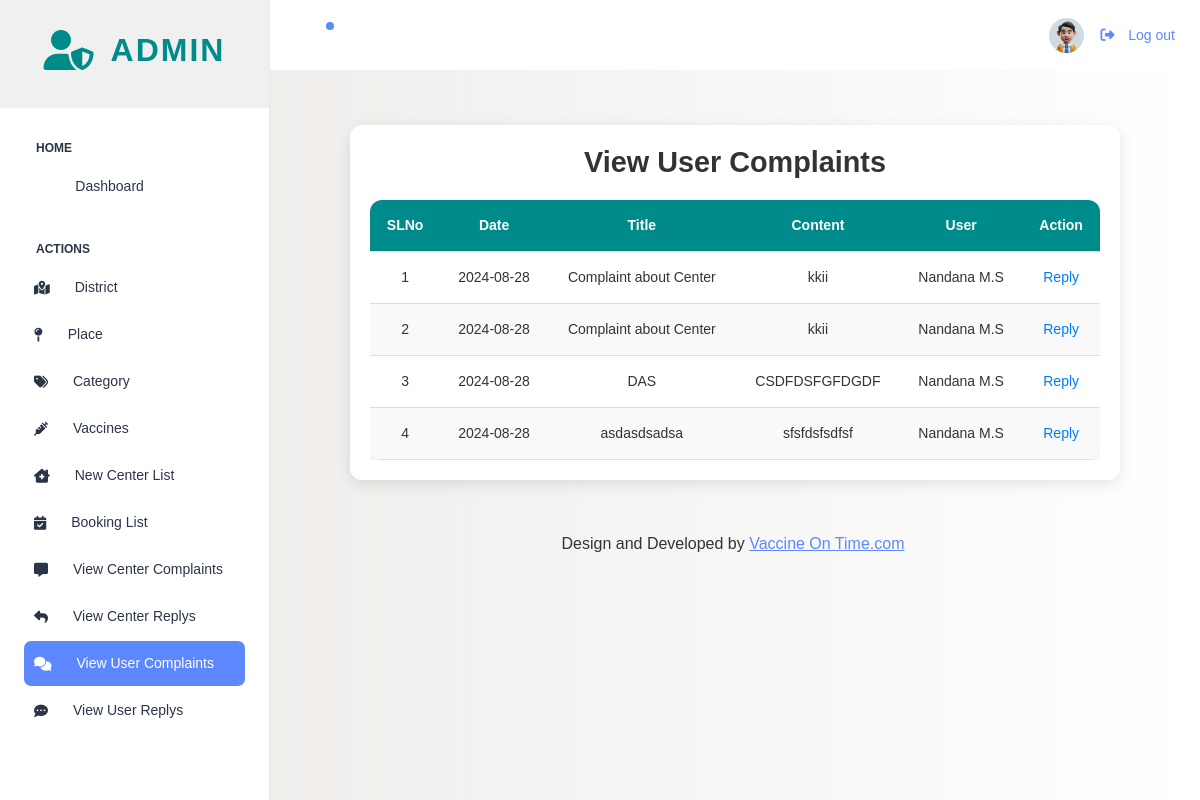
Before: /PROJECT/Admin/Viewcomplaints.php with the older database file.
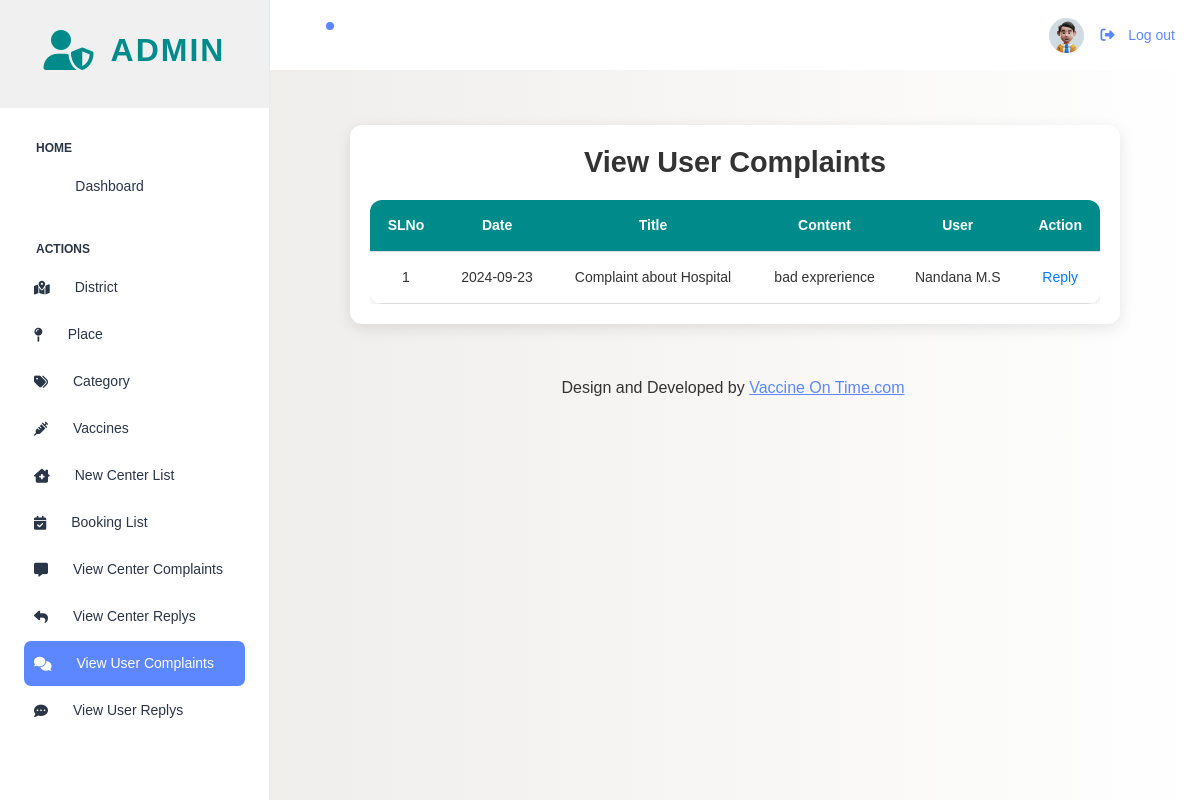
After: the same page with the newer database file.
### tables this page shows
CREATE TABLE `tbl_complaint` (
  `complaint_id` int(11) NOT NULL,
  `complaint_title` varchar(50) NOT NULL,
  `complaint_content` varchar(50) NOT NULL,
  `complaint_reply` varchar(50) NOT NULL,
  `complaint_status` int(50) NOT NULL DEFAULT 0,
  `complaint_date` varchar(50) NOT NULL,
  `user_id` int(11) NOT NULL,
  `center_id` int(11) NOT NULL
);

CREATE TABLE `tbl_newuser` (
  `user_id` int(11) NOT NULL,
  `place_id` int(11) NOT NULL,
  `user_name` varchar(50) NOT NULL,
  `user_gender` varchar(50) NOT NULL,
  `user_dob` varchar(50) NOT NULL,
  `user_address` varchar(100) NOT NULL,
  `user_contact` varchar(100) NOT NULL,
  `user_email` varchar(100) NOT NULL,
  `user_password` varchar(100) NOT NULL,
  `user_photo` varchar(500) NOT NULL,
  `user_proof` varchar(100) NOT NULL
);

### PROJECT/Admin/Viewcomplaints.php (the view, shortened to what this page needs)
<?php
include('../Assets/connection/connection.php');
include('Head.php');
?>
<!DOCTYPE html>
<html lang="en">
<head>
</head>
<body>
  <div class="container">
    <h2>View User Complaints</h2>
    <div class="table-responsive">
      <table class="complaint-table">
        <thead>
          <tr>
            <th>SLNo</th>
            <th>Date</th>
            <th>Title</th>
            <th>Content</th>
            <th>User</th>
            <th>Action</th>
          </tr>
        </thead>
        <tbody>
          <?php
          $i = 0;
          $sel = "SELECT * FROM tbl_complaint c INNER JOIN tbl_newuser u ON c.user_id = u.user_id";
          $row = $con->query($sel);
          while ($data = $row->fetch_assoc()) {
              $i++;
              ?>
              <tr>
                <td><?php echo $i ?></td>
                <td><?php echo $data['complaint_date'] ?></td>
                <td><?php echo $data['complaint_title'] ?></td>
                <td><?php echo $data['complaint_content'] ?></td>
                <td><?php echo $data['user_name'] ?></td>
                <td><a href="Reply.php?repliID=<?php echo $data['complaint_id'] ?>">Reply</a></td>
              </tr>
              <?php
          }
          ?>
        </tbody>
      </table>
    </div>
  </div>
  <?php include('Foot.php'); ?>
</body>
</html>

### PROJECT/Admin/Head.php (shortened to what this page needs)
<!doctype html>
<html lang="en">
<head>
  <link rel="stylesheet" href="../Assets/Templetes/Admin/assets/css/styles.min.css" />
  <link rel="stylesheet" href="https://cdnjs.cloudflare.com/ajax/libs/font-awesome/6.4.0/css/all.min.css">
</head>
<body>
  <div class="page-wrapper" id="main-wrapper" data-layout="vertical" data-navbarbg="skin6" data-sidebartype="full"
    data-sidebar-position="fixed" data-header-position="fixed">
    <aside class="left-sidebar">
      <div>
        <div class="brand-logo d-flex align-items-center justify-content-between">
          <a href="./index.html" class="text-nowrap logo-img w-100">
            <h1 class="admin-title">
              <i class="fas fa-user-shield"></i>
              <span>ADMIN</span>
            </h1>
          </a>
        </div>
        <nav class="sidebar-nav scroll-sidebar" data-simplebar="">
          <ul id="sidebarnav">
            <li class="nav-small-cap">
              <span class="hide-menu">Home</span>
            </li>
            <li class="sidebar-item">
              <a class="sidebar-link" href="Homepage.php" aria-expanded="false">
                <span>
                  <i class="ti ti-layout-dashboard"></i>
                </span>
                <span class="hide-menu">Dashboard</span>
              </a>
            </li>
            <li class="nav-small-cap">
              <span class="hide-menu">Actions</span>
            </li>
            <li class="sidebar-item">
              <a class="sidebar-link" href="District.php" aria-expanded="false">
                <span>
                <i class="fas fa-map-marked-alt"></i>
                </span>
                <span class="hide-menu">District</span>
              </a>
            </li>
            <li class="sidebar-item">
              <a class="sidebar-link" href="Place.php" aria-expanded="false">
                <span>
                <i class="fas fa-map-pin"></i>
                </span>
                <span class="hide-menu">Place</span>
              </a>
            </li>
            <li class="sidebar-item">
              <a class="sidebar-link" href="Category.php" aria-expanded="false">
                <span>
                <i class="fas fa-tags"></i>
                </span>
                <span class="hide-menu">Category</span>
              </a>
            </li>
            <li class="sidebar-item">
              <a class="sidebar-link" href="Vaccine.php" aria-expanded="false">
                <span>
                <i class="fas fa-syringe"></i>
                </span>
                <span class="hide-menu">Vaccines</span>
              </a>
            </li>
            <li class="sidebar-item">
              <a class="sidebar-link" href="Newcenter.php" aria-expanded="false">
                <span>
                <i class="fas fa-clinic-medical"></i>
                </span>
                <span class="hide-menu">New Center List</span>
              </a>
            </li>
            <li class="sidebar-item">
              <a class="sidebar-link" href="ViewAllBooking.php" aria-expanded="false">
                <span>
                <i class="fas fa-calendar-check"></i>
                </span>
                <span class="hide-menu">Booking List</span>
              </a>
            </li>
            <li class="sidebar-item">
              <a class="sidebar-link" href="Viewcentercomplaints.php" aria-expanded="false">
                <span>
                <i class="fas fa-comment-alt"></i>
                </span>
                <span class="hide-menu">View Center Complaints</span>
              </a>
            </li>
            <li class="sidebar-item">
              <a class="sidebar-link" href="Viewcenterreplys.php" aria-expanded="false">
                <span>
                <i class="fas fa-reply"></i>
                </span>
                <span class="hide-menu">View Center Replys</span>
              </a>
            </li>
            <li class="sidebar-item">
              <a class="sidebar-link" href="Viewcomplaints.php" aria-expanded="false">
                <span>
                <i class="fas fa-comments"></i>
                </span>
                <span class="hide-menu">View User Complaints</span>
              </a>
            </li>
            <li class="sidebar-item">
              <a class="sidebar-link" href="viewreplys.php" aria-expanded="false">
                <span>
                <i class="fas fa-comment-dots"></i>
                </span>
                <span class="hide-menu">View User Replys</span>
              </a>
            </li>
            <br><br>
        </nav>
      </div>
    </aside>
    <div class="body-wrapper">
      <header class="app-header">
        <nav class="navbar navbar-expand-lg navbar-light">
          <ul class="navbar-nav">
            <li class="nav-item">
              <a class="nav-link nav-icon-hover" href="javascript:void(0)">
                <i class="ti ti-bell-ringing"></i>
                <div class="notification bg-primary rounded-circle"></div>
              </a>
            </li>
          </ul>
          <div class="navbar-collapse justify-content-end px-0" id="navbarNav">
            <ul class="navbar-nav flex-row ms-auto align-items-center justify-content-end">
              <li class="nav-item dropdown">
                <a class="nav-link nav-icon-hover" href="javascript:void(0)" id="drop2" data-bs-toggle="dropdown"
                  aria-expanded="false">
                  <img src="../Assets/Templetes/Admin/assets/images/profile/user-1.jpg" alt="" width="35" height="35" class="rounded-circle">
                </a>
              </li>
              <a class="sidebar-link" href="../Logout.php" aria-expanded="false">
                <span>
                <i class="fas fa-sign-out-alt"></i>
                </span>
                <span class="hide-menu">Log out</span>
              </a>
            </ul>
          </div>
        </nav>
      </header>
      <div class="container-fluid">
      <div class="row">

### PROJECT/Admin/Foot.php (shortened to what this page needs)
<div class="py-6 px-6 text-center">
          <p class="mb-0 fs-4">Design and Developed by <a href="https://adminmart.com/" target="_blank" class="pe-1 text-primary text-decoration-underline">Vaccine On Time.com</a> </p>
        </div>
      </div>
    </div>
  </div>
</body>
</html>

### PROJECT/Admin/Head.php (style rules this page uses)
.brand-logo { padding: 30px 15px; background-color: #f0f0f0; }
.admin-title { font-size: 32px; font-weight: bold; color: #008b8b; text-transform: uppercase; letter-spacing: 2px; display: flex; align-items: center; justify-content: center; width: 100%; }
.admin-title i { font-size: 40px; margin-right: 15px; color: #008b8b; }
.admin-title span { display: inline-block; vertical-align: middle; }
.sidebar-link i { margin-right: 10px; }

### PROJECT/Admin/Viewcomplaints.php (style rules this page uses)
* { margin: 0; padding: 0; box-sizing: border-box; font-family: 'Poppins', sans-serif; }
body { background: linear-gradient(to right, #ece9e6, #ffffff); color: #333; }
.container { width: 85%; margin: 40px auto; padding: 20px; max-width: 900px; background: #fff; border-radius: 12px; box-shadow: 0 4px 15px rgba(0, 0, 0, 0.1); }
h2 { margin-bottom: 20px; font-size: 1.8rem; color: #333; text-align: center; font-weight: 600; }
.table-responsive { overflow-x: auto; margin-top: 20px; }
.complaint-table { width: 100%; border-collapse: collapse; border-radius: 12px; overflow: hidden; box-shadow: 0 2px 10px rgba(0, 0, 0, 0.1); }
.complaint-table thead { background-color: #008b8b; color: #fff; }
.complaint-table th, .complaint-table td { padding: 15px; text-align: center; border-bottom: 1px solid #ddd; }
.complaint-table th { font-weight: bold; }
.complaint-table tr { transition: background-color 0.3s ease; }
.complaint-table td a { color: #007bff; font-weight: 500; transition: color 0.2s ease; }
.complaint-table tr:nth-child(even) { background-color: #f9f9f9; }

Changed rows visible on the page:
removed tbl_complaint: complaint_date "2024-08-28", complaint_title "Complaint about Center", complaint_content "kkii", user.user_name "Nandana M.S"
removed tbl_complaint: complaint_date "2024-08-28", complaint_title "Complaint about Center", complaint_content "kkii", user.user_name "Nandana M.S"
removed tbl_complaint: complaint_date "2024-08-28", complaint_title "DAS", complaint_content "CSDFDSFGFDGDF", user.user_name "Nandana M.S"
removed tbl_complaint: complaint_date "2024-08-28", complaint_title "asdasdsadsa", complaint_content "sfsfdsfsdfsf", user.user_name "Nandana M.S"
added tbl_complaint: complaint_date "2024-09-23", complaint_title "Complaint about Hospital", complaint_content "bad exprerience", user.user_name "Nandana M.S"
